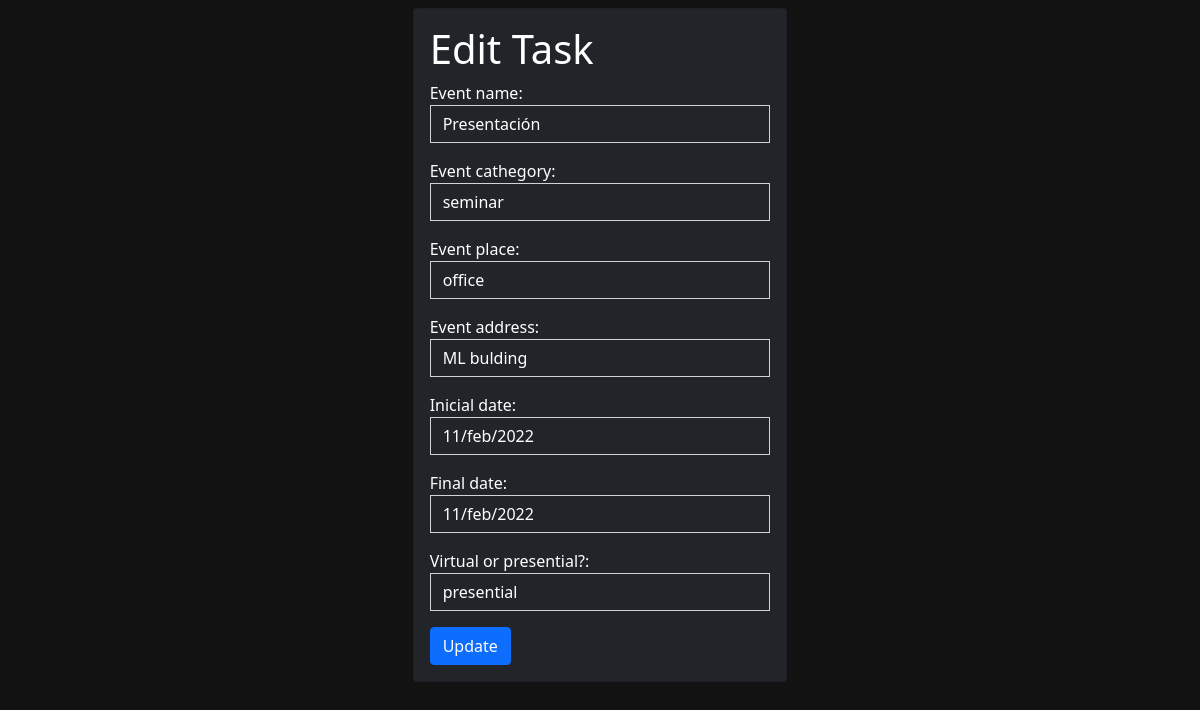
The app's page /update/3 (signed in) with its own data.
### website/models.py (models this page shows, shortened)
class Note(db.Model):
    id = db.Column(db.Integer, primary_key=True)
    nombre = db.Column(db.String(1000))
    categoria = db.Column(db.String(1000))
    lugar = db.Column(db.String(1000))
    direccion = db.Column(db.String(1000))
    inicio = db.Column(db.String(1000))
    fin = db.Column(db.String(1000))
    modalidad = db.Column(db.String(1000))
    user_id = db.Column(db.Integer, db.ForeignKey('user.id'))

### website/views.py (the view, shortened to what this page needs)
@views.route("/update/<id>", methods=["GET", "POST"])
@login_required
def update(id):
    print(id)
    note = Note.query.get(id)
    return render_template('update.html', user = current_user, note=note)

### website/__init__.py (called while the page is built)
def create_app():
    app = Flask(__name__)
    app.config['SECRET_KEY'] = 'password1234'
    app.config['SQLALCHEMY_DATABASE_URI'] = f'sqlite:///{DB_NAME}' #where to create the db
    db.init_app(app)
    from .views import views
    from .auth import auth
    app.register_blueprint(views, url_prefix='/')
    app.register_blueprint(auth, url_prefix='/')
    from .models import User, Note
    with app.app_context():
        db.create_all()
    login_manager = LoginManager()
    login_manager.login_view = 'auth.login'
    login_manager.init_app(app)
    @login_manager.user_loader
    def load_user(id):
        return User.query.get(int(id)) # looks for the primary key
    return app

### website/templates/update.html
{% extends 'layout.html' %}
{% block body %}
<div class="col-md-4 offset-md-4">
  <div class="card card-body bg-dark text-white">
    <h1>Edit Task</h1>
    <form action="{{url_for('views.update', id=note.id)}}" method="POST">
      <div class="mb-3">
        <label for="nombre">Event name:</label>
        <input
          type="text"
          name="nombre"
          value="{{note.nombre}}"
          class="form-control bg-dark text-white rounded-0"
        />
      </div>
      <div class="mb-3">
        <label for="categoria">Event cathegory:</label>
        <input
          type="text"
          name="categoria"
          value="{{note.categoria}}"
          class="form-control bg-dark text-white rounded-0"
        />
      </div>
      <div class="mb-3">
        <label for="lugar">Event place:</label>
        <input
          type="text"
          name="lugar"
          value="{{note.lugar}}"
          class="form-control bg-dark text-white rounded-0"
        />
      </div>
      <div class="mb-3">
        <label for="direccion">Event address:</label>
        <input
          type="text"
          name="direccion"
          value="{{note.direccion}}"
          class="form-control bg-dark text-white rounded-0"
        />
      </div>
      <div class="mb-3">
        <label for="inicio">Inicial date:</label>
        <input
          type="text"
          name="inicio"
          value="{{note.inicio}}"
          class="form-control bg-dark text-white rounded-0"
        />
      </div>
      <div class="mb-3">
        <label for="fin">Final date:</label>
        <input
          type="text"
          name="fin"
          value="{{note.fin}}"
          class="form-control bg-dark text-white rounded-0"
        />
      </div>
      <div class="mb-3">
        <label for="modalidad">Virtual or presential?:</label>
        <input
          type="text"
          name="modalidad"
          value="{{note.modalidad}}"
          class="form-control bg-dark text-white rounded-0"
        />
      </div>
      <button class="btn btn-primary">Update</button>
    </form>
  </div>
</div>
{% endblock %}

### website/static/main.css (style rules this page uses)
body { background: #121212; }

### records on screen
Note: nombre "Presentación", categoria "seminar", lugar "office", direccion "ML bulding", inicio "11/feb/2022", fin "11/feb/2022", modalidad "presential"
